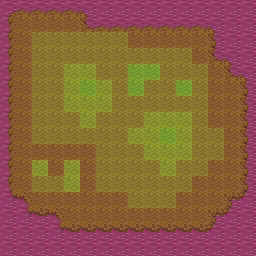

This game map was drawn from its Tiled (.tmx) file and the tilesets committed beside it. A one-line description and the trimmed map source follow:
An orthogonal 16x16 tile map with 16x16 px tiles, 4 tile layers (Untraversable, UntraversableHeight, Traversable, TraversableHeight), 2 tilesets.

<map version="1.5" tiledversion="1.7.2" orientation="orthogonal" renderorder="right-down" width="16" height="16" tilewidth="16" tileheight="16" infinite="0" nextlayerid="5" nextobjectid="1">
 <tileset firstgid="1" source="Forest.tsx" />
 <tileset firstgid="2311" source="Height.tsx" />
 <layer id="1" name="Untraversable" width="16" height="16">
  <properties>
   <property name="Image" value="[Field Forest]" />
  </properties>
  <data>[256 cells, 256 non-empty, 1 distinct tile ids]</data>
 </layer>
 <layer id="4" name="UntraversableHeight" width="16" height="16" opacity="0.25">
  <data>[256 cells, 256 non-empty, 1 distinct tile ids]</data>
 </layer>
 <layer id="2" name="Traversable" width="16" height="16">
  <properties>
   <property name="Image" value="[Field Forest]" />
  </properties>
  <data>[256 cells, 218 non-empty, 12 distinct tile ids]</data>
 </layer>
 <layer id="3" name="TraversableHeight" width="16" height="16" opacity="0.25">
  <data>[256 cells, 256 non-empty, 4 distinct tile ids]</data>
 </layer>
</map>
